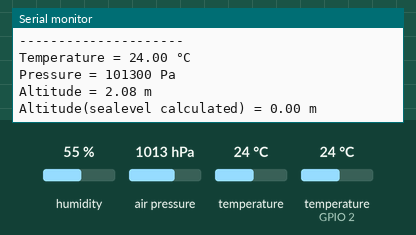
The sketch below on a simulated ESP8266 (NodeMCU). Shown: the last lines printed to the serial monitor. The inputs (shaded band) are chosen by the test bench; at power-on: humidity 55 %, air pressure 1013 hPa, temperature 24 °C, temperature (sensor on GPIO 2) 24 °C.

Above: at 1.3 s.
1.4 s: humidity set to 22 %
2.9 s: air pressure set to 952 hPa
At 4.1 s:
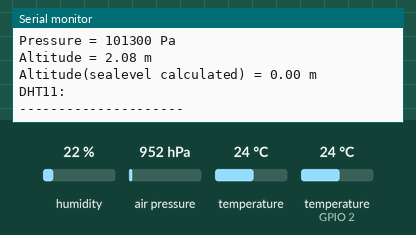
4.4 s: temperature (sensor 0) set to 12 °C
At 5.0 s:
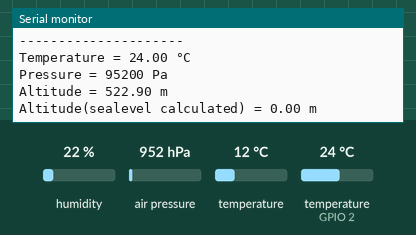
5.9 s: temperature (sensor on GPIO 2) set to 12 °C
At 7.3 s:
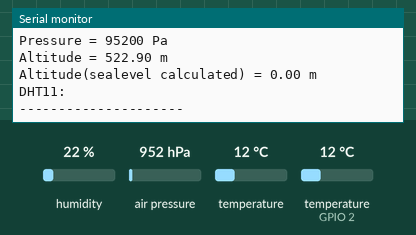
7.4 s: humidity set to 40 %
At 8.6 s:
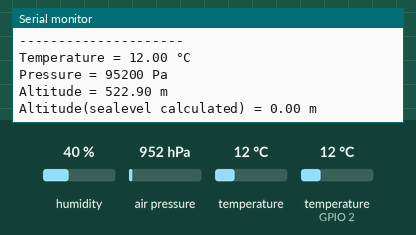
8.9 s: air pressure set to 975 hPa
At 11.34 s:
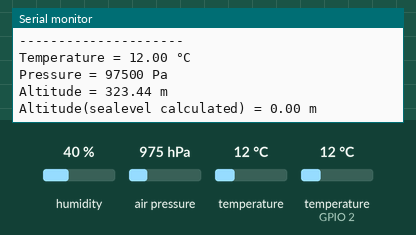
Timing chart, 0 to 11.4 s (numbered marks = the images above; inputs shaded):
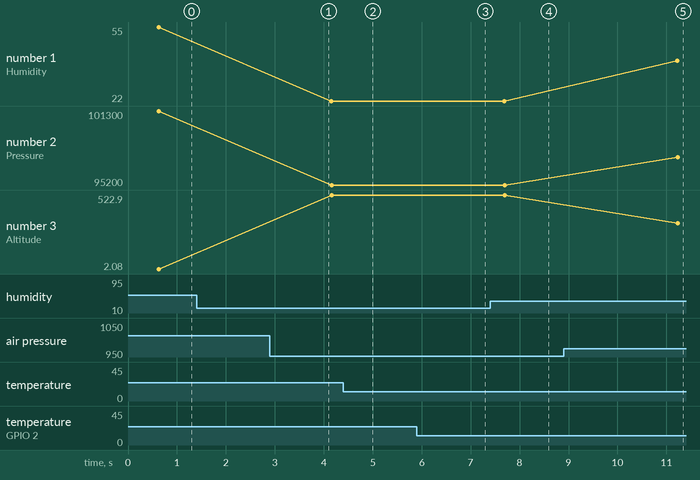

Measured:
- after the input at 8.9 s, the serial monitor: prints a new line after 2.3 s (image 5)
- plotted number 2: 101300 → 95200 after the input at 2.9 s, 95200 → 97500 after the input at 8.9 s
- plotted number 3: 2.08 → 522.9 after the input at 2.9 s, 522.9 → 323.44 after the input at 8.9 s

The sketch:

board_code.ino
```cpp
#include <ESP8266WiFi.h>
#include <ESP8266WebServer.h>
#include <Wire.h>
#include <DHT11.h>
#include <Adafruit_BMP085.h>
Adafruit_BMP085 bmp;
#define DHT11_PIN 2 // D4 == GPIO2
#define BMP180_SDA 0 // D3 == GPIO0
#define BMP180_SCL 10 // S3 == GPIO10


/* Put your SSID & Password */
const char* ssid = "SSID";  // Enter SSID here
const char* password = "password";  //Enter Password here
/* Put IP Address details */
IPAddress local_ip(192,168,1,4);
IPAddress gateway(192,168,100,1);
IPAddress subnet(255,255,255,0);
ESP8266WebServer server(80);
DHT11 dht11(DHT11_PIN);

void setup() {
  Serial.begin(115200);
  WiFi.softAP(ssid, password);
  delay(100);
  server.begin();
  Serial.println("HTTP server started");
  if (!bmp.begin())
  	Serial.println("Could not find a valid BMP085 sensor, check wiring!");
}
void loop() {
  server.handleClient();
  Serial.println();
  dht_();
  Serial.println();
  bmp_();
  delay(3000);
}

void dht_() {
  Serial.print("DHT11:\n---------------------\n");
  int humi, tempC;
  dht11.readTemperatureHumidity(tempC, humi);

  // check if any reads failed
  if (isnan(humi) || isnan(tempC)) {
    Serial.println("Failed to read from DHT11 sensor!");
  } else {
    Serial.print("Humidity: "); Serial.print(humi); Serial.print("%");
    Serial.print("  |  ");
    Serial.print("Temperature: "); Serial.print(tempC); Serial.println(" °C");
  }
}
void bmp_() {
  Serial.print("BMP180:\n---------------------\n");
  Serial.print("Temperature = "); Serial.print(bmp.readTemperature()); Serial.println(" °C");
  Serial.print("Pressure = "); Serial.print(bmp.readPressure()); Serial.println(" Pa");
  Serial.print("Altitude = "); Serial.print(bmp.readAltitude()); Serial.println( " m");
  Serial.print("Altitude(sealevel calculated) = "); Serial.print(bmp.readAltitude(bmp.readSealevelPressure())); Serial.println(" m");
}
String SendHTML(uint8_t led1stat,uint8_t led2stat){
  String ptr = "<!DOCTYPE html> <html>\n";
  ptr +="<head><meta name=\"viewport\" content=\"width=device-width, initial-scale=1.0, user-scalable=no\">\n";
  ptr +="<title>NickBoard Home</title>\n";
  ptr +="<style>html { font-family: Helvetica; display: inline-block; margin: 0px auto; text-align: center;}\n";
  ptr +="body{margin-top: 50px;} h1 {color: #444444;margin: 50px auto 30px;} h3 {color: #444444;margin-bottom: 50px;}\n";
  ptr +=".button {display: block;width: 80px;background-color: #1abc9c;border: none;color: white;padding: 13px 30px;text-decoration: none;font-size: 25px;margin: 0px auto 35px;cursor: pointer;border-radius: 4px;}\n";
  ptr +=".button-on {background-color: #1abc9c;}\n";
  ptr +=".button-on:active {background-color: #16a085;}\n";
  ptr +=".button-off {background-color: #34495e;}\n";
  ptr +=".button-off:active {background-color: #2c3e50;}\n";
  ptr +="p {font-size: 14px;color: #888;margin-bottom: 10px;}\n";
  ptr +="</style>\n";
  ptr +="</head>\n";
  ptr +="<body>\n";


  ptr +="</body>\n";
  ptr +="</html>\n";
  return ptr;
}
```
